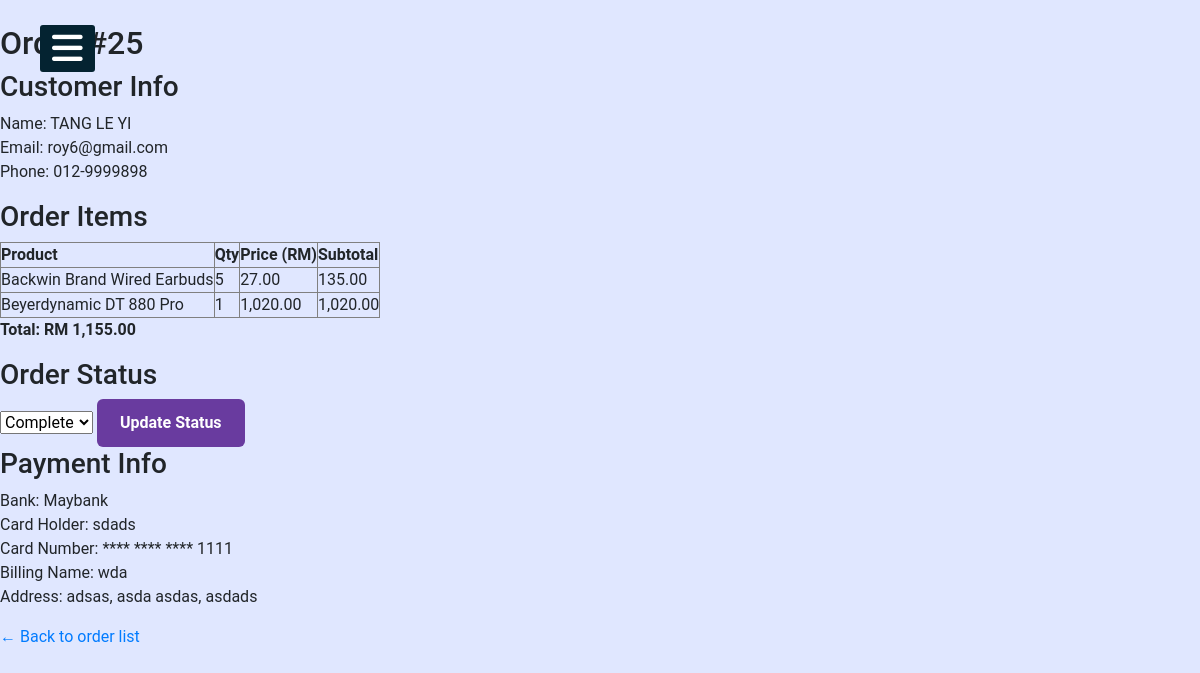
The page /admin/order_detail.php?id=25 on the database its author committed.
### tables this page shows
CREATE TABLE `orders` (
  `orderID` int(11) NOT NULL,
  `userID` int(11) NOT NULL,
  `orderDate` datetime NOT NULL,
  `totalAmount` decimal(10,2) NOT NULL,
  `status` varchar(50) DEFAULT 'Pending'
);

CREATE TABLE `user` (
  `userID` int(10) NOT NULL,
  `fname` varchar(100) NOT NULL,
  `lname` varchar(100) NOT NULL,
  `email` varchar(100) NOT NULL,
  `phoneNo` varchar(50) NOT NULL,
  `userPhoto` varchar(100) NOT NULL,
  `password` varchar(255) NOT NULL,
  `reset_code` varchar(6) DEFAULT NULL,
  `reset_expiry` datetime DEFAULT NULL
);

CREATE TABLE `order_items` (
  `orderItemID` int(11) NOT NULL,
  `orderID` int(11) NOT NULL,
  `productID` int(11) NOT NULL,
  `quantity` int(11) NOT NULL,
  `price` decimal(10,2) NOT NULL
);

CREATE TABLE `product` (
  `productID` char(5) NOT NULL,
  `productName` varchar(150) NOT NULL,
  `productPrice` decimal(6,2) NOT NULL,
  `productDesc` varchar(1000) NOT NULL,
  `productQty` int(3) NOT NULL,
  `productCat1` enum('Wired','Wireless') NOT NULL,
  `productCat2` enum('In-Ear','Over-Ear') NOT NULL,
  `productCat3` enum('Noise-Canceled','Balanced','Clear Vocals') NOT NULL,
  `productPhoto` varchar(100) NOT NULL,
  `productDisp` enum('no','yes') NOT NULL
);

CREATE TABLE `payment_info` (
  `paymentID` int(11) NOT NULL,
  `orderID` int(11) NOT NULL,
  `bankName` varchar(50) NOT NULL,
  `cardHolder` varchar(100) NOT NULL,
  `cardNumber` varchar(25) NOT NULL,
  `expiryDate` char(5) NOT NULL,
  `billingName` varchar(100) NOT NULL,
  `address` text NOT NULL,
  `city` varchar(50) NOT NULL,
  `postcode` varchar(10) NOT NULL,
  `state` varchar(50) NOT NULL,
  `createdAt` datetime DEFAULT current_timestamp()
);

### admin/order_detail.php (the view, shortened to what this page needs)
<?php
require '../_base.php';
include '../admin/admin_head.php';
$orderID = $_GET['id'];
$sql = "
SELECT o.*, u.fname, u.lname, u.email, u.phoneNo
FROM orders o
JOIN user u ON o.userID = u.userID
WHERE o.orderID = ?
";
$stmt = $_db->prepare($sql);
$stmt->execute([$orderID]);
$order = $stmt->fetch(PDO::FETCH_OBJ);
$sql = "
SELECT oi.*, p.productName
FROM order_items oi
JOIN product p ON oi.productID = p.productID
WHERE oi.orderID = ?
";
$stmt = $_db->prepare($sql);
$stmt->execute([$orderID]);
$items = $stmt->fetchAll(PDO::FETCH_OBJ);
$sql = "SELECT * FROM payment_info WHERE orderID = ?";
$stmt = $_db->prepare($sql);
$stmt->execute([$orderID]);
$payment = $stmt->fetch(PDO::FETCH_OBJ);
?>
<!DOCTYPE html>
<html>
<head>
</head>
<body>
<h2>Order #<?= $orderID ?></h2>
<h3>Customer Info</h3>
<p>
    Name: <?= $order->fname ?> <?= $order->lname ?><br>
    Email: <?= $order->email ?><br>
    Phone: <?= $order->phoneNo ?>
</p>
<h3>Order Items</h3>
<table border="1" cellpadding="8">
    <tr>
        <th>Product</th>
        <th>Qty</th>
        <th>Price (RM)</th>
        <th>Subtotal</th>
    </tr>
    <?php foreach ($items as $i): ?>
    <tr>
        <td><?= $i->productName ?></td>
        <td><?= $i->quantity ?></td>
        <td><?= number_format($i->price,2) ?></td>
        <td><?= number_format($i->price * $i->quantity,2) ?></td>
    </tr>
    <?php endforeach; ?>
</table>
<p><strong>Total: RM <?= number_format($order->totalAmount,2) ?></strong></p>
<h3>Order Status</h3>
<form method="post" action="order_status_update.php">
    <select name="status" required>
        <option value="Complete" <?= $order->status=='Complete' ? 'selected' : '' ?>>Complete</option>
    </select>
    <button type="submit">Update Status</button>
</form>
<h3>Payment Info</h3>
<?php if ($payment): ?>
<p>
    Bank: <?= $payment->bankName ?><br>
    Card Holder: <?= $payment->cardHolder ?><br>
    Card Number: <?= $payment->cardNumber ?><br>
    Billing Name: <?= $payment->billingName ?><br>
    Address: <?= $payment->address ?>, <?= $payment->postcode ?> <?= $payment->city ?>, <?= $payment->state ?>
</p>
<?php else: ?>
<p>No payment record.</p>
<?php endif; ?>
<p><a href="order_list.php">← Back to order list</a></p>
</body>
</html>

### css/admin.css (style rules this page uses)
body { font-family: 'Roboto', sans-serif; background: linear-gradient(#e0e7ff, #e0e7ff); }
* { margin: 0; padding: 0; list-style: none; text-decoration: none; }
button { padding: 12px 23px; border: none; background: #693b9f; color: #fff; border-radius: 6px; cursor: pointer; font-weight: 600; transition: 0.2s; }

### rows shown on the page
orders: userID.fname "TANG", userID.lname "LE YI", userID.email "roy6@gmail.com", userID.phoneNo "012-9999898", totalAmount "1,155.00", status "Complete"
order_items: productID.productName "Backwin Brand Wired Earbuds", quantity "5", price "27.00", $i->price * $i->quantity "135.00"
order_items: productID.productName "Beyerdynamic DT 880 Pro", quantity "1", price "1,020.00", $i->price * $i->quantity "1,020.00"
payment_info: bankName "Maybank", cardHolder "sdads", cardNumber "**** **** **** 1111", billingName "wda", address "adsas", postcode "asda", city "asdas", state "asdads"

### other values the page prints
$orderID "25"
